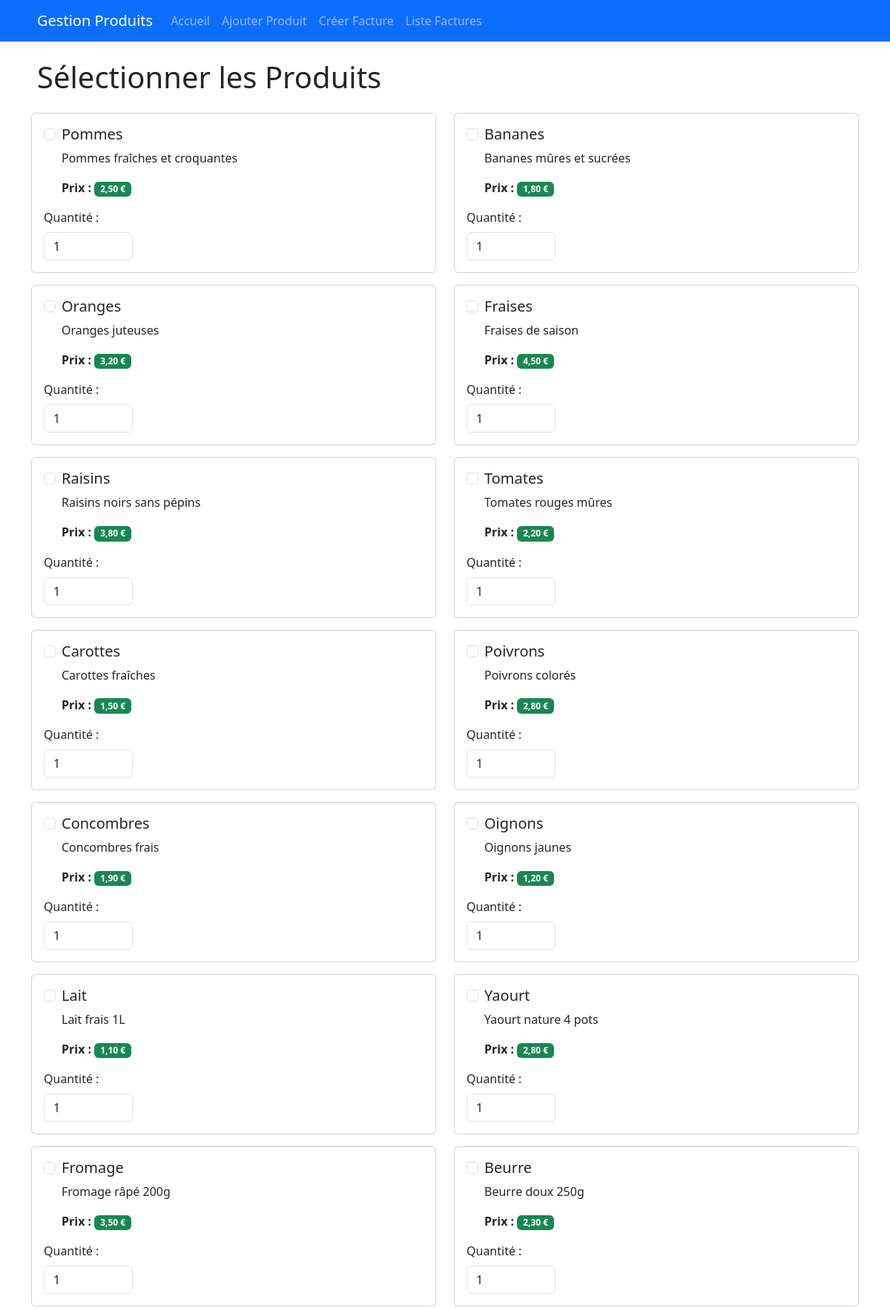
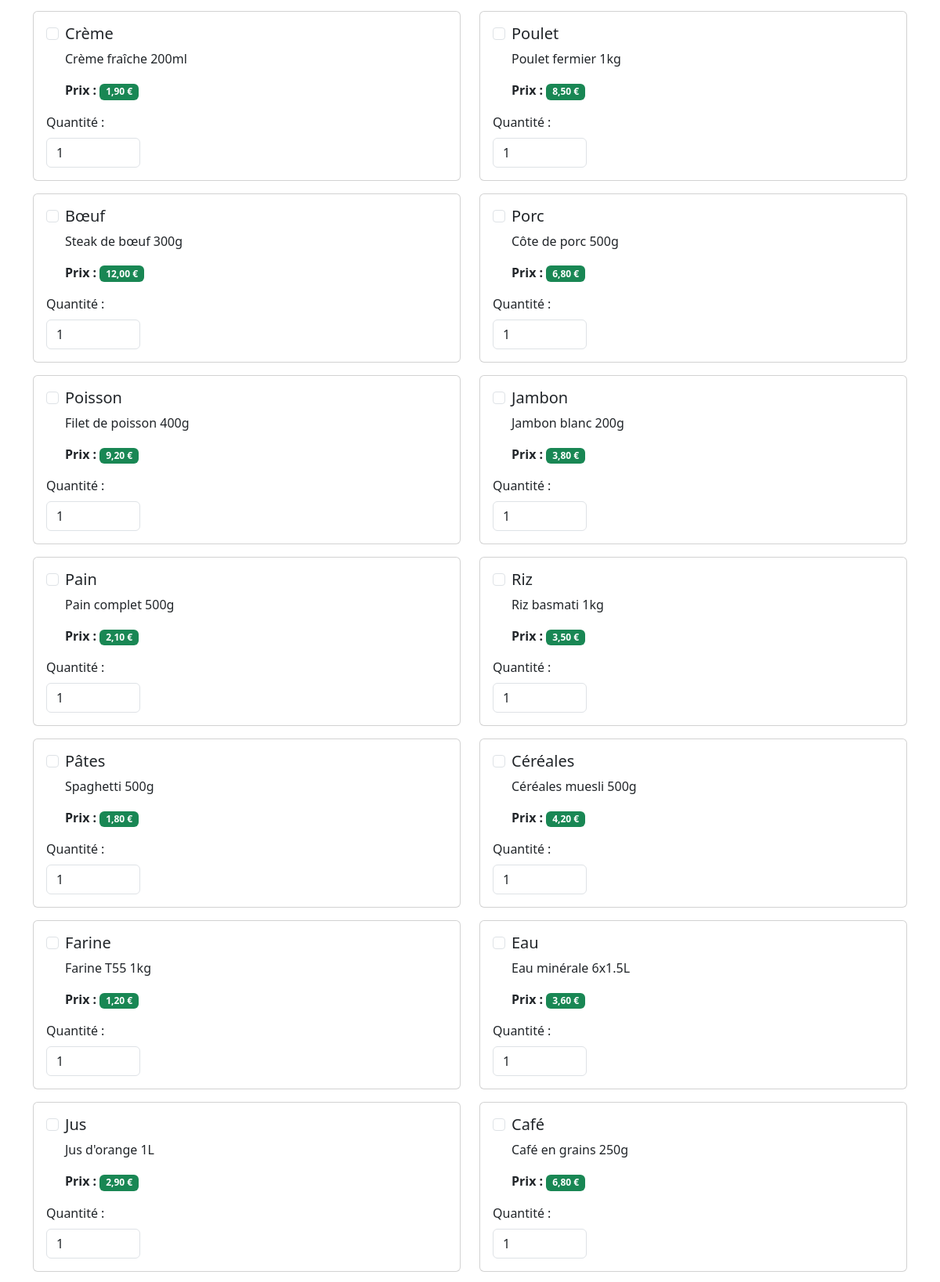
Screenshot of /facture/selection/ (upper part) with the database file from the repository (2 pictures, top to bottom).
### app_exo/models.py (models this page shows, shortened)
class Produit(models.Model):
    id = models.BigAutoField(auto_created=True, primary_key=True, serialize=False, verbose_name='ID')
    nom = models.CharField(max_length=200)
    description = models.TextField()
    prix = models.DecimalField(max_digits=10, decimal_places=2)
    date_peremption = models.DateField()

### app_exo/views.py (the view, shortened to what this page needs)
# urls.py: path('facture/selection/', views.selection_produits, name='selection_produits'),
def selection_produits(request):
    produits = Produit.objects.all()
    return render(request, 'selection_produits.html', {'produits': produits})

### app_exo/templates/selection_produits.html (shortened to what this page needs)
{% extends 'base.html' %}
{% block content %}
<h1 class="mb-4">
    Sélectionner les Produits
</h1>
<form method="POST">
    <div class="row">
        {% for produit in produits %}
        <div class="col-md-6 mb-3">
            <div class="card h-100">
                <div class="card-body">
                    <div class="form-check">
                        <input class="form-check-input" type="checkbox" name="produits" value="{{ produit.id }}" id="produit_{{ produit.id }}">
                        <label class="form-check-label" for="produit_{{ produit.id }}">
                            <h5 class="card-title">{{ produit.nom }}</h5>
                            <p class="card-text">{{ produit.description }}</p>
                            <p class="card-text"><strong>Prix :</strong> <span class="badge bg-success">{{ produit.prix }} €</span></p>
                        </label>
                    </div>
                    <div class="mt-3">
                        <label for="quantite_{{ produit.id }}" class="form-label">Quantité :</label>
                        <input type="number" class="form-control" name="quantites" id="quantite_{{ produit.id }}" min="1" value="1" style="width: 120px;">
                    </div>
                </div>
            </div>
        </div>
        {% empty %}
        <div class="col-12">
            <div class="alert alert-info text-center">
                <i class="fas fa-info-circle me-2"></i>Aucun produit disponible pour la facturation.
            </div>
        </div>
        {% endfor %}
    </div>
</form>
{% endblock %}

### rows the page displays
Produit: nom "Pommes", description "Pommes fraîches et croquantes", prix "2,50"
Produit: nom "Bananes", description "Bananes mûres et sucrées", prix "1,80"
Produit: nom "Oranges", description "Oranges juteuses", prix "3,20"
Produit: nom "Fraises", description "Fraises de saison", prix "4,50"
Produit: nom "Raisins", description "Raisins noirs sans pépins", prix "3,80"
Produit: nom "Tomates", description "Tomates rouges mûres", prix "2,20"
Produit: nom "Carottes", description "Carottes fraîches", prix "1,50"
Produit: nom "Poivrons", description "Poivrons colorés", prix "2,80"
Produit: nom "Concombres", description "Concombres frais", prix "1,90"
Produit: nom "Oignons", description "Oignons jaunes", prix "1,20"
Produit: nom "Lait", description "Lait frais 1L", prix "1,10"
Produit: nom "Yaourt", description "Yaourt nature 4 pots", prix "2,80"
Produit: nom "Fromage", description "Fromage râpé 200g", prix "3,50"
Produit: nom "Beurre", description "Beurre doux 250g", prix "2,30"
Produit: nom "Crème", description "Crème fraîche 200ml", prix "1,90"
Produit: nom "Poulet", description "Poulet fermier 1kg", prix "8,50"
Produit: nom "Bœuf", description "Steak de bœuf 300g", prix "12,00"
Produit: nom "Porc", description "Côte de porc 500g", prix "6,80"
Produit: nom "Poisson", description "Filet de poisson 400g", prix "9,20"
Produit: nom "Jambon", description "Jambon blanc 200g", prix "3,80"
Produit: nom "Pain", description "Pain complet 500g", prix "2,10"
Produit: nom "Riz", description "Riz basmati 1kg", prix "3,50"
Produit: nom "Pâtes", description "Spaghetti 500g", prix "1,80"
Produit: nom "Céréales", description "Céréales muesli 500g", prix "4,20"
Produit: nom "Farine", description "Farine T55 1kg", prix "1,20"
Produit: nom "Eau", description "Eau minérale 6x1.5L", prix "3,60"
Produit: nom "Jus", description "Jus d'orange 1L", prix "2,90"
Produit: nom "Café", description "Café en grains 250g", prix "6,80"
